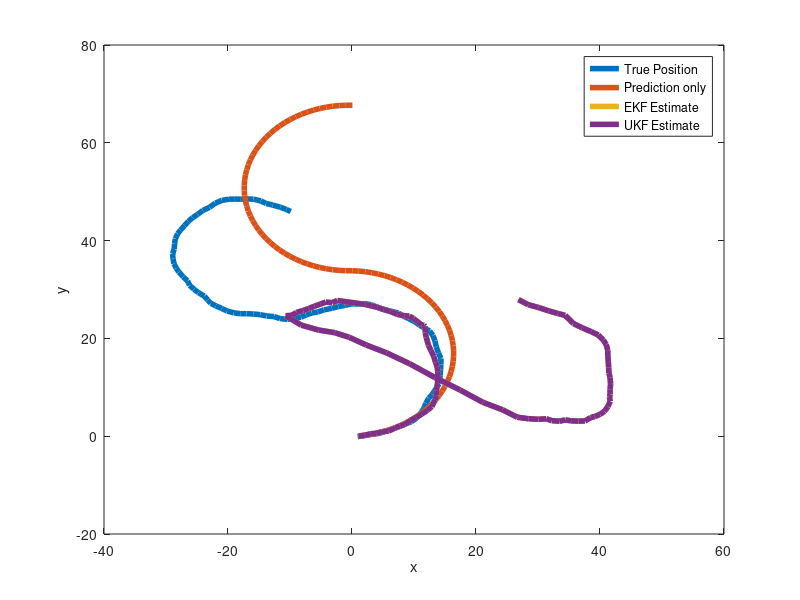

Reproduce this figure in MATLAB.
clc; clear all; close all;

load('data.csv');

% Plot positions
figure;
title('Position Estimate');
plot(data(:,[1,4,7,10]),data(:,[2,5,8,11]),'LineWidth',4);
legend({'True Position', 'Prediction only','EKF Estimate', 'UKF Estimate'});
xlabel('x');
ylabel('y');
return;
% Estimation error (euclidian distance)
figure;
title('Estimate errors from true position (Euclidian distance)');
ekf_error = sqrt((data(:,1)-data(:,7)).^2 + (data(:,2)-data(:,8)).^2);
ukf_error = sqrt((data(:,1)-data(:,10)).^2 + (data(:,2)-data(:,11)).^2);
plot([ekf_error, ukf_error],'LineWidth',4);
legend({'EKF Error', 'UKF Error'});
xlabel('Iteration')
ylabel('Error')
